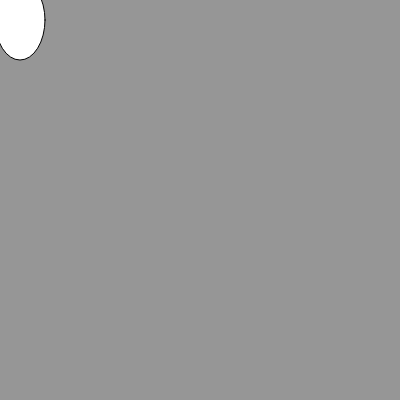
Frame 1 (no input)
Frame 60 (no input): identical to frame 1, image omitted
Frame 120 (the mouse pressed at the canvas centre since frame 60): identical to frame 1, image omitted

The p5.js sketch that drew this single still picture (run headless with seeded random() and noise() and a simulated clock; from frame 60 on, the mouse is pressed at the canvas centre):

// p5.js sketch
// ── sketch.js
function setup() {
  createCanvas(400, 400);

  execute();
}



// ── execute.js
function execute(){





draw = function(){
    background(150);
    ellipse(20, 20, 50, 80 );

}

}
